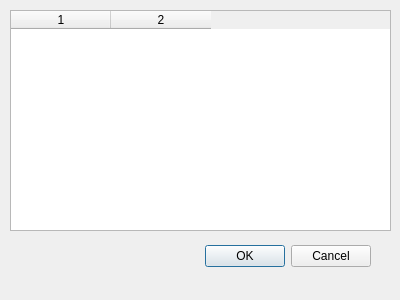
<?xml version="1.0" encoding="UTF-8"?>
<ui version="4.0">
 <class>FileOverview</class>
 <widget class="QDialog" name="FileOverview">
  <property name="geometry">
   <rect>
    <x>0</x>
    <y>0</y>
    <width>400</width>
    <height>300</height>
   </rect>
  </property>
  <property name="windowTitle">
   <string>Dialog</string>
  </property>
  <property name="locale">
   <locale language="English" country="UnitedStates"/>
  </property>
  <widget class="QDialogButtonBox" name="buttonBox">
   <property name="geometry">
    <rect>
     <x>30</x>
     <y>240</y>
     <width>341</width>
     <height>32</height>
    </rect>
   </property>
   <property name="orientation">
    <enum>Qt::Horizontal</enum>
   </property>
   <property name="standardButtons">
    <set>QDialogButtonBox::Cancel|QDialogButtonBox::Ok</set>
   </property>
  </widget>
  <widget class="QTableWidget" name="tableWidget">
   <property name="geometry">
    <rect>
     <x>10</x>
     <y>10</y>
     <width>381</width>
     <height>221</height>
    </rect>
   </property>
   <property name="rowCount">
    <number>0</number>
   </property>
   <property name="columnCount">
    <number>2</number>
   </property>
   <column/>
   <column/>
  </widget>
 </widget>
 <resources/>
 <connections>
  <connection>
   <sender>buttonBox</sender>
   <signal>accepted()</signal>
   <receiver>FileOverview</receiver>
   <slot>accept()</slot>
   <hints>
    <hint type="sourcelabel">
     <x>248</x>
     <y>254</y>
    </hint>
    <hint type="destinationlabel">
     <x>157</x>
     <y>274</y>
    </hint>
   </hints>
  </connection>
  <connection>
   <sender>buttonBox</sender>
   <signal>rejected()</signal>
   <receiver>FileOverview</receiver>
   <slot>reject()</slot>
   <hints>
    <hint type="sourcelabel">
     <x>316</x>
     <y>260</y>
    </hint>
    <hint type="destinationlabel">
     <x>286</x>
     <y>274</y>
    </hint>
   </hints>
  </connection>
 </connections>
</ui>
